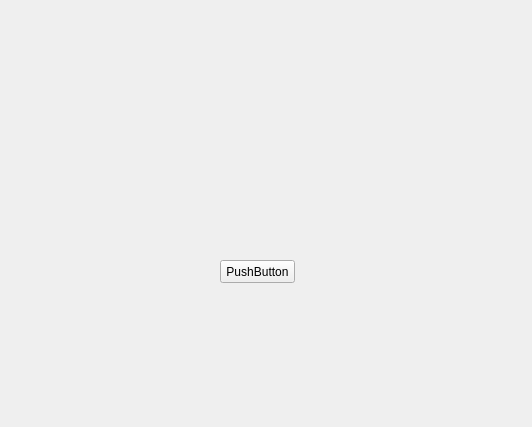
<?xml version="1.0" encoding="UTF-8"?>
<ui version="4.0">
 <class>Form</class>
 <widget class="QWidget" name="Form">
  <property name="geometry">
   <rect>
    <x>0</x>
    <y>0</y>
    <width>532</width>
    <height>427</height>
   </rect>
  </property>
  <property name="windowTitle">
   <string>Form1</string>
  </property>
  <widget class="QPushButton" name="pushButton">
   <property name="geometry">
    <rect>
     <x>220</x>
     <y>260</y>
     <width>75</width>
     <height>23</height>
    </rect>
   </property>
   <property name="text">
    <string>PushButton</string>
   </property>
  </widget>
 </widget>
 <resources/>
 <connections/>
</ui>
